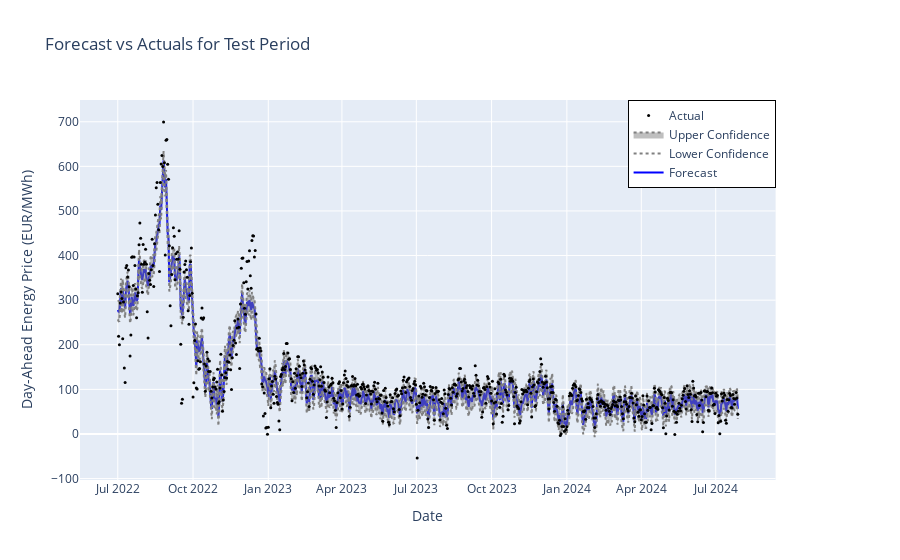

Notebook source saved alongside this figure:
### Markdown cell above
## 5. Plot the predictions vs. the actual data for the test period

### Code cell
# Define the test period start and end dates
test_start = test_df['ds'].min()
test_end = test_df['ds'].max()

# Filter forecast to test period
test_forecast = forecast[(forecast['ds'] >= test_start) & (forecast['ds'] <= test_end)]

# Filter historical data to test period
test_actuals = df[(df['ds'] >= test_start) & (df['ds'] <= test_end)]

# Create a figure with subplots
fig = make_subplots(specs=[[{"secondary_y": True}]])

# Add traces for forecast and actual data
fig.add_trace(
    go.Scatter(x=test_forecast['ds'], y=test_forecast['yhat'], name='Forecast', mode='lines', line=dict(color='blue')),
    secondary_y=False,
)

fig.add_trace(
    go.Scatter(x=test_forecast['ds'], y=test_forecast['yhat_lower'], name='Lower Confidence', mode='lines', line=dict(color='gray', dash='dot')),
    secondary_y=False,
)

fig.add_trace(
    go.Scatter(x=test_forecast['ds'], y=test_forecast['yhat_upper'], name='Upper Confidence', mode='lines', line=dict(color='gray', dash='dot'), fill='tonexty'),
    secondary_y=False,
)

fig.add_trace(
    go.Scatter(x=test_actuals['ds'], y=test_actuals['y'], name='Actual', mode='markers', marker=dict(color='black', size=3)),
    secondary_y=False,
)

# Set graph title and axis labels
fig.update_layout(
    title='Forecast vs Actuals for Test Period',
    xaxis_title='Date',
    yaxis_title='Day-Ahead Energy Price (EUR/MWh)',
    legend=dict(x=0.01, y=0.99, bordercolor="Black", borderwidth=1)
)

# Update layout
fig.update_layout(
    title='Forecast vs Actuals for Test Period',
    xaxis_title='Date',
    yaxis_title='Day-Ahead Energy Price (EUR/MWh)',
    legend=dict(
        x=0.94,   # Set x position to 1 (far right)
        y=1,   # Set y position to 1 (top)
        xanchor='right',  # Anchor the legend's x position to the right
        yanchor='top',    # Anchor the legend's y position to the top
        bordercolor='black',  # Optional: Add a border around the legend
        borderwidth=1        # Optional: Set the border width
    ),
    template='plotly'  # Changed to plotly_white for better visibility
)

# Save the figure as a PNG image
fig.write_image("forecast_vs_actuals.png")

# Show plot
fig.show()

### Figure 1 — Plotly figure (JSON) as saved in the notebook; plotly's stock layout.template omitted (floating-point values rounded to 4 significant figures; data arrays with more than 128 entries replaced by an {"elided": "..."} marker saying what was removed)
{"data": [{"line": {"color": "blue"}, "mode": "lines", "name": "Forecast", "type": "scatter", "x": {"elided": "759 str values"}, "xaxis": "x", "y": {"elided": "759 float values"}, "yaxis": "y"}, {"line": {"color": "gray", "dash": "dot"}, "mode": "lines", "name": "Lower Confidence", "type": "scatter", "x": {"elided": "759 str values"}, "xaxis": "x", "y": {"elided": "759 float values"}, "yaxis": "y"}, {"fill": "tonexty", "line": {"color": "gray", "dash": "dot"}, "mode": "lines", "name": "Upper Confidence", "type": "scatter", "x": {"elided": "759 str values"}, "xaxis": "x", "y": {"elided": "759 float values"}, "yaxis": "y"}, {"marker": {"color": "black", "size": 3}, "mode": "markers", "name": "Actual", "type": "scatter", "x": {"elided": "759 str values"}, "xaxis": "x", "y": {"elided": "759 float values"}, "yaxis": "y"}], "layout": {"legend": {"bordercolor": "black", "borderwidth": 1, "x": 0.94, "xanchor": "right", "y": 1, "yanchor": "top"}, "title": {"text": "Forecast vs Actuals for Test Period"}, "xaxis": {"anchor": "y", "domain": [0, 0.94], "title": {"text": "Date"}}, "yaxis": {"anchor": "x", "domain": [0, 1], "title": {"text": "Day-Ahead Energy Price (EUR/MWh)"}}, "yaxis2": {"anchor": "x", "overlaying": "y", "side": "right"}}}
